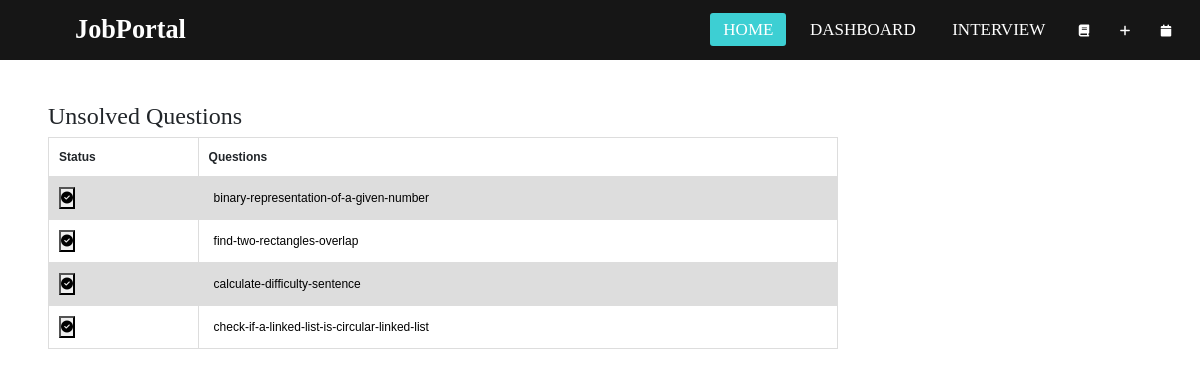
Screenshot of /jobpage/1514 (signed in) with the database file from the repository.
### jobs/models.py (models this page shows)
class Question(models.Model):
    title = models.CharField(max_length=2000, null=False, blank=False)
    url = models.URLField(unique=True)
    def __str__(self):
        return self.title

### jobs/views.py (the view)
# urls.py: path("jobpage/<str:pk>", views.jobpage, name='jobpage'),
@login_required(login_url='login')
def jobpage(request,pk):
    j = Job.objects.get(id=pk)
    allquestions = j.questions.all()
    user = request.user
    print(user)
    account = Account.objects.get(user=user)
    solved = account.solved.all()
    unsolved = []
    for i in allquestions:
        for j in solved:
            if j == i:
                break
        if j == i:
            continue
        unsolved.append(i)
    email = request.user.email
    email=email.split('@')[0]
    context = {
        'unsolved':unsolved,
        'email':email,
    }
    return render(request, 'jobpage.html', context)

### templates/jobpage.html (shortened to what this page needs)
<!doctype html>
<html lang="en">
  <head>
    <link href="https://cdn.jsdelivr.net/npm/bootstrap@5.0.0-beta3/dist/css/bootstrap.min.css" rel="stylesheet">
    {% load static %}
      <link rel="stylesheet" href="{%static 'css/style.css' %}">
  </head>
  <body>
    <nav>
      <label class="logo">JobPortal</label>
      <ul>
        <li><a class="active" href="/">Home</a></li>
        <li><a href="/dashboard">Dashboard</a></li>
        <li><a href="/interviews">Interview</a></li>
        <li><i class="fas fa-book"></i></li>
        <li id="myBtn"><i class="fas fa-plus"></i></li>
        <li id="mycal"><i class="fas fa-calendar"></i></li>
      </ul>
    </nav>
    <div class="container">
    <br>
    <br>
    <br>
    <h2>Unsolved Questions</h2>
      <table>
        <tr>
          <th>Status</th>
          <th>Questions</th>
        </tr>
        {% for question in unsolved %}
        <tr>
          <td><form method="POST" action="{% url 'solve' question.id %}">
            <button type="submit"><i class="fas fa-check-circle"></i></button>
          </form></td>
          <td><a href="{{ question.url }}">{{question}}</a></td>
        </tr>
        {% endfor %}
      </table>
    </div>
  </body>
</html>

### static/css/style.css (style rules this page uses)
:root { --primary:#3DCFD3; --dark:#161616; --pure:#FFFFFF; --light:#F2F2F2; --ternary:#898989; }
html { font-size: 75%; }
* { padding: 0; margin: 0; text-decoration: none; list-style: none; box-sizing: border-box; }
body { font-family: montserrat; }
.container { max-width: 100rem; padding: 2rem 4rem 2rem 2rem; margin: 2rem 0.938rem 0.938rem 2rem; }
nav { background: var(--dark); height: 5rem; width: 100%; position: fixed; top:0; left: 0; z-index: 10000; }
label.logo { color: white; font-size: 2.188rem; line-height: 5rem; padding: 0 6.25rem; font-weight: bold; }
nav ul { float: right; margin-right: 1.25rem; }
nav ul li { display: inline-block; line-height: 5rem; margin: 0 0.313rem; }
nav ul li a { color:var(--pure); font-size: 17px; padding: 7px 13px; border-radius: 3px; text-transform: uppercase; text-decoration: none; }
nav a.active,a:hover { background:var(--primary); transition: .5s; color: var(--pure); }
nav ul li i { color: var(--pure); padding:10px; }
div { align-items: center; margin: auto; justify-content: center; }
table { font-family: arial, sans-serif; border-collapse: collapse; width: 70%; }
td, th { border: 1px solid #dddddd; text-align: left; padding: 10px; }
tr:nth-child(even) { background-color: #dddddd; }
td a { text-decoration: none; color: black; padding: 5px; }

### rows the page displays
Question: title "binary-representation-of-a-given-number"
Question: title "find-two-rectangles-overlap"
Question: title "calculate-difficulty-sentence"
Question: title "check-if-a-linked-list-is-circular-linked-list"
